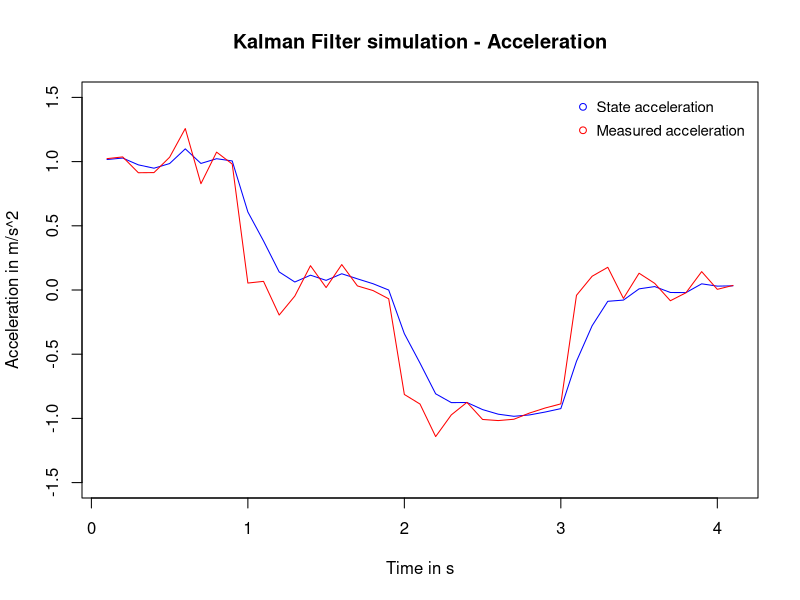

Source code (R):
data <- read.table(
    "./1d_acc_filter/plotting/c_out.txt",
    header = TRUE,
    sep = ",",
    dec = ".")

png(
    filename =
    "./1d_acc_filter/images/plot_acc.png"
)

plot(
    data$Time, data$Acceleration,
    ylim = range(-1.5:1.5),
    col = "blue",
    type = "l",
    xlab = "Time in s",
    ylab = "Acceleration in m/s^2",
    main = "Kalman Filter simulation - Acceleration",
    sub = sprintf("Error in measurement: %1.2f, Q for acceleration: %1.2f", data[1, "Meas_Err"], data[1, "Q_acc"])
)
lines(data$Time, data$Measurement, col = "red")

legend("topright",
        inset = 0.01,
        cex = 0.9,
        bty = "n",
        y.intersp = 1.3,
        legend = c("State acceleration", "Measured acceleration"),
        col = c("blue", "red"),
        pch = c(1, 1))

dev.off()

